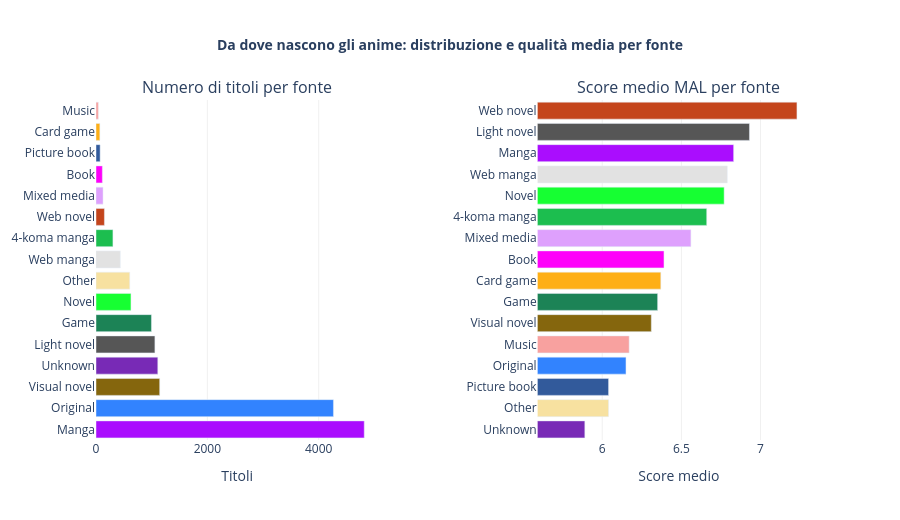

Notebook cell for this chart:
### Markdown cell above
## La fonte conta: da dove nascono gli anime che ami?

Ogni anime inizia come qualcosa d'altro: un manga letto su un treno, un light novel pubblicato su internet, un videogioco che ha venduto milioni di copie, oppure un'idea nata direttamente in uno studio di animazione senza nulla prima di essa.

La fonte non è un dettaglio tecnico — è una variabile che influenza struttura narrativa, ritmo, pubblico di riferimento e, spesso, la qualità del risultato finale. Un manga porta con sé anni di sviluppo dei personaggi già filtrati dal mercato; un light novel ha un pubblico fedele con aspettative precise; un originale non ha nessun termine di paragone, il che è sia un vantaggio che un rischio.

Il grafico che segue risponde a una domanda concreta: guardando la fonte di un anime, possiamo predire qualcosa sulla sua qualità?

### Code cell
# Aggregazione per fonte (min 30 titoli, solo anime con score)
source_agg = (
    details
    .dropna(subset=['source', 'score'])
    .groupby('source')
    .agg(
        n_titoli=('mal_id', 'count'),
        score_medio=('score', 'mean'),
        favorites_medio=('favorites', 'mean'),
    )
    .reset_index()
    .query('n_titoli >= 30')
    .sort_values('n_titoli', ascending=False)
    .reset_index(drop=True)
)

# Palette consistente per tutti i grafici di questa sezione
palette   = px.colors.qualitative.Alphabet[:len(source_agg)]
color_map = dict(zip(source_agg['source'], palette))

source_score = source_agg.sort_values('score_medio', ascending=True)

fig = make_subplots(
    rows=1, cols=2,
    horizontal_spacing=0.22,
    subplot_titles=['Numero di titoli per fonte', 'Score medio MAL per fonte'],
)

fig.add_trace(go.Bar(
    y=source_agg['source'],
    x=source_agg['n_titoli'],
    orientation='h',
    marker_color=[color_map[s] for s in source_agg['source']],
    hovertemplate='<b>%{y}</b><br>Titoli: %{x:,}<extra></extra>',
    showlegend=False,
), row=1, col=1)

fig.add_trace(go.Bar(
    y=source_score['source'],
    x=source_score['score_medio'].round(2),
    orientation='h',
    marker_color=[color_map[s] for s in source_score['source']],
    hovertemplate='<b>%{y}</b><br>Score medio: %{x:.2f}<extra></extra>',
    showlegend=False,
), row=1, col=2)

fig.update_layout(
    height=520,
    title=dict(
        text='<b>Da dove nascono gli anime: distribuzione e qualità media per fonte</b>',
        x=0.5, font_size=14,
    ),
    plot_bgcolor='white',
    paper_bgcolor='white',
)
fig.update_xaxes(showgrid=True, gridcolor='#f0f0f0', zeroline=False, title_text='Titoli', row=1, col=1)
fig.update_xaxes(
    showgrid=True, gridcolor='#f0f0f0', zeroline=False,
    range=[source_score['score_medio'].min() - 0.3, source_score['score_medio'].max() + 0.15],
    title_text='Score medio',
    row=1, col=2,
)
fig.update_yaxes(showgrid=False)
fig.show()

### Figure 1 — Plotly figure (JSON) as saved in the notebook; plotly's stock layout.template omitted (floating-point values rounded to 4 significant figures)
{"data": [{"hovertemplate": "<b>%{y}</b><br>Titoli: %{x:,}<extra></extra>", "marker": {"color": ["#AA0DFE", "#3283FE", "#85660D", "#782AB6", "#565656", "#1C8356", "#16FF32", "#F7E1A0", "#E2E2E2", "#1CBE4F", "#C4451C", "#DEA0FD", "#FE00FA", "#325A9B", "#FEAF16", "#F8A19F"]}, "orientation": "h", "showlegend": false, "x": [4818, 4265, 1144, 1110, 1058, 996, 628, 606, 437, 304, 151, 126, 114, 74, 69, 42], "y": ["Manga", "Original", "Visual novel", "Unknown", "Light novel", "Game", "Novel", "Other", "Web manga", "4-koma manga", "Web novel", "Mixed media", "Book", "Picture book", "Card game", "Music"], "type": "bar", "xaxis": "x", "yaxis": "y"}, {"hovertemplate": "<b>%{y}</b><br>Score medio: %{x:.2f}<extra></extra>", "marker": {"color": ["#782AB6", "#F7E1A0", "#325A9B", "#3283FE", "#F8A19F", "#85660D", "#1C8356", "#FEAF16", "#FE00FA", "#DEA0FD", "#1CBE4F", "#16FF32", "#E2E2E2", "#AA0DFE", "#565656", "#C4451C"]}, "orientation": "h", "showlegend": false, "x": [5.89, 6.04, 6.04, 6.15, 6.17, 6.31, 6.35, 6.37, 6.39, 6.56, 6.66, 6.77, 6.79, 6.83, 6.93, 7.23], "y": ["Unknown", "Other", "Picture book", "Original", "Music", "Visual novel", "Game", "Card game", "Book", "Mixed media", "4-koma manga", "Novel", "Web manga", "Manga", "Light novel", "Web novel"], "type": "bar", "xaxis": "x2", "yaxis": "y2"}], "layout": {"xaxis": {"anchor": "y", "domain": [0.0, 0.39], "title": {"text": "Titoli"}, "showgrid": true, "gridcolor": "#f0f0f0", "zeroline": false}, "yaxis": {"anchor": "x", "domain": [0.0, 1.0], "showgrid": false}, "xaxis2": {"anchor": "y2", "domain": [0.61, 1.0], "title": {"text": "Score medio"}, "showgrid": true, "gridcolor": "#f0f0f0", "zeroline": false, "range": [5.592, 7.376]}, "yaxis2": {"anchor": "x2", "domain": [0.0, 1.0], "showgrid": false}, "annotations": [{"font": {"size": 16}, "showarrow": false, "text": "Numero di titoli per fonte", "x": 0.195, "xanchor": "center", "xref": "paper", "y": 1.0, "yanchor": "bottom", "yref": "paper"}, {"font": {"size": 16}, "showarrow": false, "text": "Score medio MAL per fonte", "x": 0.805, "xanchor": "center", "xref": "paper", "y": 1.0, "yanchor": "bottom", "yref": "paper"}], "title": {"font": {"size": 14}, "text": "<b>Da dove nascono gli anime: distribuzione e qualità media per fonte</b>", "x": 0.5}, "height": 520, "plot_bgcolor": "white", "paper_bgcolor": "white"}}
